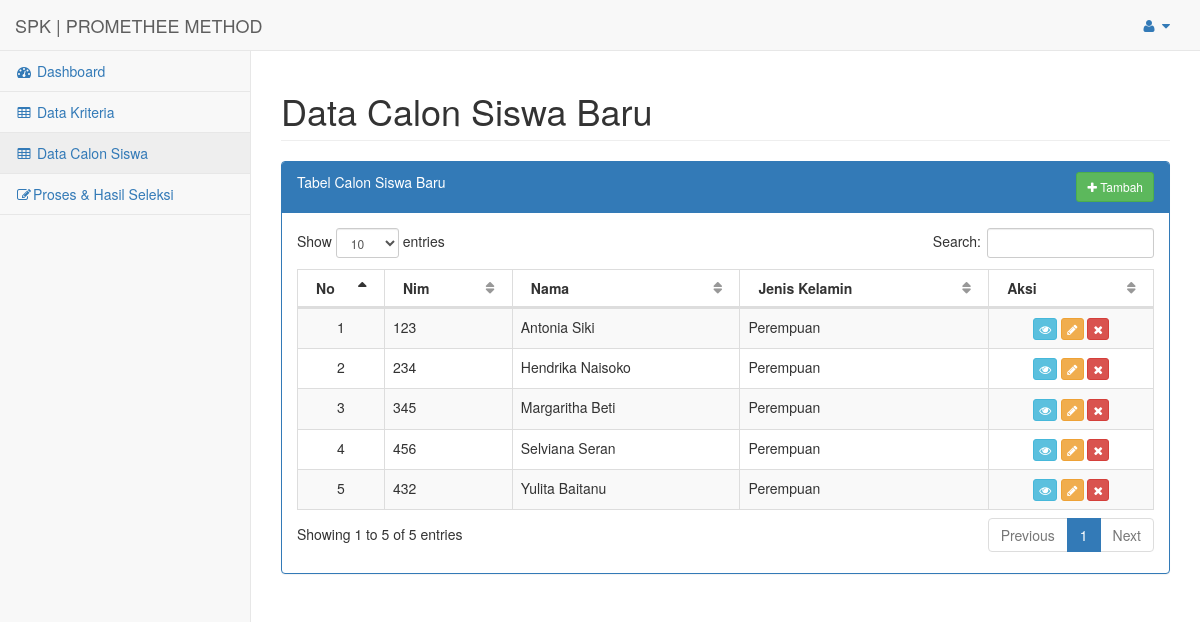
/index.php?url=data_calon (signed in), run on the app's committed database.
### tables this page shows
CREATE TABLE `calon` (
  `id` int(11) NOT NULL,
  `nama` varchar(255) NOT NULL,
  `jenis_kelamin` varchar(255) NOT NULL,
  `kecamatan` varchar(255) NOT NULL,
  `submit_by` int(11) DEFAULT 1
);

### config/routes.php (called while the page is built, shortened)
<?php
$include = [];
if(isset($_GET['url'])){
	switch ($_GET['url']) {
		case 'data_calon':
			$include[] = 'halaman/calon/index.php';
			break;
	}
}else{
	$include[] = 'halaman/dashboard.php';
}
?>

### config/calon/load_data.php (called while the page is built)
<?php
include 'config/koneksi.php';
$hasil = mysqli_query($koneksi, "SELECT * FROM CALON");
while ($data = mysqli_fetch_assoc($hasil)) {
	$datas[] = $data;
}
 ?>

### halaman/calon/index.php (the view)
<div id="page-wrapper">
    <div class="row">
        <div class="col-lg-12">
            <h1 class="page-header">Data Calon Siswa Baru</h1>
        </div>
    </div>
    <div class="row">
        <div class="col-lg-12">
            <div class="panel panel-primary">
                <div class="panel-heading" style="padding-bottom: 20px">
                    <div>
                        Tabel Calon Siswa Baru
                    <a href="index.php?url=data_calon_tambah" class="btn btn-sm btn-success" style="float: right;"><i class="fa fa-plus"></i> Tambah</a>
                    </div>
                </div>
                <div class="panel-body">
                    <div class="dataTable_wrapper">
                        <table width="100%" class="table table-striped table-bordered table-hover" id="dataTables-example">
                            <thead>
                                <tr>
                                    <th width="50">No</th>
                                    <th>Nim</th>
                                    <th>Nama</th>
                                    <th>Jenis Kelamin</th>
                                    <th>Aksi</th>
                                </tr>
                            </thead>
                            <tbody>
                            <?php $x=1; ?>
                            <?php if(isset($datas)): ?>
                                <?php foreach($datas as $data): ?>
                                <tr>
                                    <td align="center"><?php echo $x++; ?></td>
                                    <td><?php echo $data['kecamatan']; ?></td>
                                    <td><?php echo $data['nama']; ?></td>
                                    <td><?php echo $data['jenis_kelamin']; ?></td>
                                    <td align="center">
                                        <a href="index.php?url=data_calon_lihat&id=<?php echo $data['id'] ?>" class="btn btn-xs btn-info" title="Lihat">
                                            <i class="fa fa-eye"></i>
                                        </a>
                                        <a href="index.php?url=data_calon_ubah&id=<?php echo $data['id'] ?>" class="btn btn-xs btn-warning" title="Ubah">
                                            <i class="fa fa-pencil"></i>
                                        </a>
                                        <a href="config/calon/proses_hapus.php?&id=<?php echo $data['id'] ?>" class="btn btn-xs btn-danger" title="Hapus" onclick="return confirm('Apakah anda yakin ingin menghapus?')" >
                                            <i class="fa fa-remove"></i>
                                        </a>
                                    </td>
                                </tr>
                            <?php endforeach; ?>
                            <?php endif; ?>
                            </tbody>
                        </table>
                    </div>
                </div>
            </div>
        </div>
    </div>
</div>

### index.php (shortened to what this page needs)
<?php
include 'config/routes.php';
 include 'halaman/header.php';
foreach ($req as $key => $value) {
	require_once $value;
}
foreach ($include as $key => $value) {
	require_once $value;
}
include 'halaman/footer.php';
?>

### data on the page
calon: kecamatan "123", nama "Antonia Siki", jenis_kelamin "Perempuan"
calon: kecamatan "234", nama "Hendrika Naisoko", jenis_kelamin "Perempuan"
calon: kecamatan "345", nama "Margaritha Beti", jenis_kelamin "Perempuan"
calon: kecamatan "456", nama "Selviana Seran", jenis_kelamin "Perempuan"
calon: kecamatan "432", nama "Yulita Baitanu", jenis_kelamin "Perempuan"
